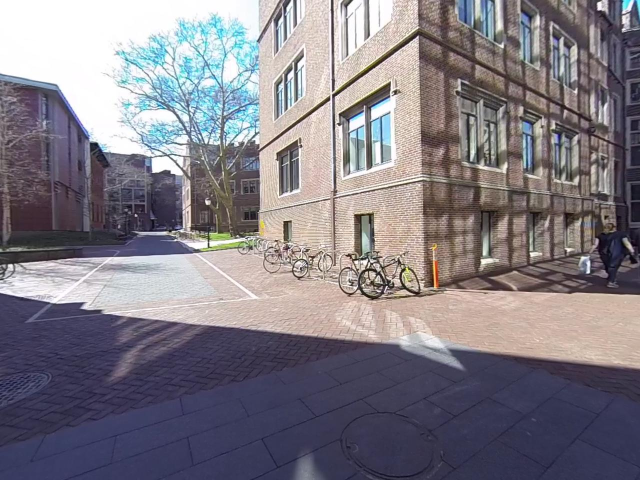
#> input picture Data/1.jpg, 1280 x 960 px (shown at 1/2 size); its folder holds only this picture in this run
$ jupyter execute --allow-errors sfm.ipynb   (shell and % lines are left out)
#> lines starting #> are read from the running program, lines starting #| are printed output that depends on the picture
### image_utils.py
import cv2
import random
import numpy as np

def read_img(path):
#> called with path = './Data/1.jpg'
    img = cv2.imread(path)
#> img is the input picture: shape (960, 1280, 3); mean B, G, R 132.6, 124.3, 129
    col = cv2.cvtColor(img, cv2.COLOR_BGR2RGB)
    return col

def img2gray(img):
    return cv2.cvtColor(img, cv2.COLOR_RGB2GRAY)
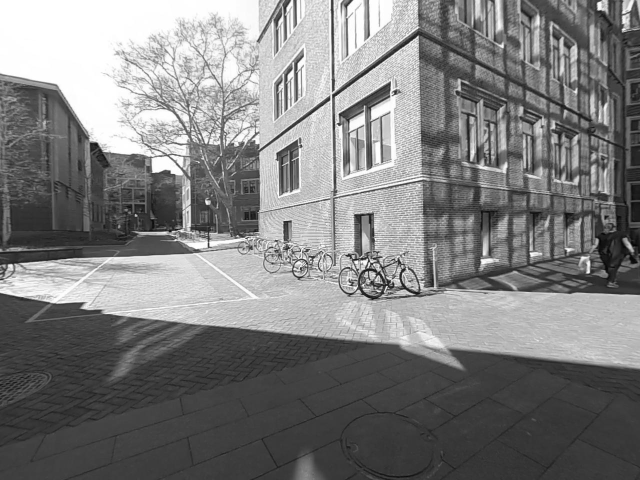
#> returned value: shape (960, 1280) (shown at 1/2 size); min 2, max 255, mean 126.6

### sfm.ipynb
[cell 1]
import sys
import scipy
import matplotlib.pyplot as plt
from image_utils import *
from utils import Printer
import glob
from stereo_utils import *
from calibration import *
import matplotlib as mpl
from scipy.spatial.transform import Rotation
K =  np.array([[568.996140852, 0 ,643.21055941],
     [0, 568.988362396, 477.982801038],
     [0 ,0,1]])

from get_data import *

import numpy as np
import cv2
import glob
import argparse
import os
from misc_utils import *
from triangulation import *
from tqdm import tqdm

# [45 lines left out: function myRANSAC, not called in this run]


"""File to load data from the given files
"""
import numpy as np
import sys

sys.dont_write_bytecode = True

def LoadData(path="Data/"):
    """Main function to load data from files

    Args:
        path (str, optional): Path for input text files

    Returns:
        Mx: List of x coordinates of points
        My: List of y coordinates of points
        M: Binary List of features w.r.t. images
        Color: List of RGB values of each feature
    """
#> called with path = './Data/'
    n_images = 6
    Mx = []
    My = []
    M = []
    Color = []
    for i in range(1, n_images):
        mx = []
        my = []
        m = []
        for j in range(i + 1, n_images + 1):

            x_list, y_list, binary_list, rgb_list = FindCorrespondence(
                i, j, path)

            if (j == i + 1):
                mx = x_list
                my = y_list
                m = binary_list

            else:
                mx = np.hstack((mx, x_list[:, 1].reshape((-1, 1))))
                my = np.hstack((my, y_list[:, 1].reshape((-1, 1))))
                m = np.hstack((m, binary_list[:, 1].reshape((-1, 1))))

        if (i == 1):
            Mx = mx
            My = my
            M = m
            Color = rgb_list

        else:

            mx = np.hstack((np.zeros((mx.shape[0], i - 1)), mx))
            my = np.hstack((np.zeros((my.shape[0], i - 1)), my))
            m = np.hstack((np.zeros((m.shape[0], i - 1)), m))
            assert Mx.shape[1] == mx.shape[1], "SHape not matched"
            Mx = np.vstack((Mx, mx))
            assert My.shape[1] == my.shape[1], "Shape My not matched"
            My = np.vstack((My, my))
            M = np.vstack((M, m))
            Color = np.vstack((Color, rgb_list))
    return Mx, My, M, Color


def FindCorrespondence(a, b, database_path):
    """To extract corrospondance between 2 images from given file

    Args:
        a (int): First Image Number
        b (int): Second Image Number
        database_path (str): path to read file

    Returns:
        list: List of matching points: x,y, binary, rgb
    """
    matching_list = []
    if (1 <= a <= 6):
        with open(database_path + "matching" + str(a) + ".txt") as f:
            line_no = 1
            for line in f:
                if line_no == 1:
                    line_no += 1
                    nfeatures = line[11:15]
                    nfeatures = int(nfeatures)

                else:
                    matching_list.append(line.rstrip('\n'))

    else:
        print("First image argument Number not found")

    final_list = []
    for i in range(0, len(matching_list)):
        current_row = matching_list[i]
        splitStr = current_row.split()
        current_row = []
        for j in splitStr:
            current_row.append(float(j))
        final_list.append(np.transpose(current_row))

    rgb_list = []
    x_list = []
    y_list = []
    binary_list = []
    for i in range(0, len(final_list)):
        rgb_row = []
        x_row = []
        y_row = []
        binary_row = []
        current_row = final_list[i]
        current_row = current_row[1:len(current_row)]

        res = np.where(current_row == b)

        x_row.append(current_row[3])
        y_row.append(current_row[4])
        binary_row.append(1)
        rgb_row.append(current_row[0])
        rgb_row.append(current_row[1])
        rgb_row.append(current_row[2])

        if (len(res[0]) != 0):
            index = res[0][0]
            x_row.append(current_row[index + 1])
            y_row.append(current_row[index + 2])
            binary_row.append(1)

        else:
            x_row.append(0)
            y_row.append(0)
            binary_row.append(0)

        if (len(x_row) != 0):
            x_list.append(np.transpose(x_row))
            y_list.append(np.transpose(y_row))
            binary_list.append(np.transpose(binary_row))
            rgb_list.append(np.transpose(rgb_row))

    return np.array(x_list), np.array(y_list), np.array(binary_list), np.array(
        rgb_list)


# [104 lines left out: functions inlier_filter, DrawCorrespondence, not called in this run]

[cell 2]
img_list_col = []
img_list = []
img_name_list = []
for name in glob.glob("./Data/*.jpg"):
    img_name_list.append(name)
img_name_list = sorted(img_name_list)
print(img_name_list)
for name in img_name_list:
    img_list.append(img2gray(read_img(name)))
    img_list_col.append(read_img(name))

#> (a cell that did not finish here is left out)

[cell 4]
M = np.load('M.npy')
#> (reads M.npy from the repository)

[cell 5]
img1 = 1
img2 = 4

recon_bin = np.zeros((M.shape[0], 1))
X_3D = np.zeros((M.shape[0], 3))

#  We have all inliers at this point in M
output = np.logical_and(M[:, img1 - 1], M[:, img2 - 1])
#> (the rest of this cell did not finish here and is left out)

#> (a cell that did not finish here is left out)

#> (a cell that did not finish here is left out)

#> (a cell that did not finish here is left out)

[cell 9]
X_set = []
color = ['r', 'g', 'b', 'k']

#> (the rest of this cell did not finish here and is left out)

[cell 10]
recon_bin = np.zeros((M.shape[0], 1))
X_3D = np.zeros((M.shape[0], 3))
Visibility = np.zeros((M.shape[0], len(img_list)))
#> Visibility = 10331 values from 0 to 0

#> (the rest of this cell did not finish here and is left out)
